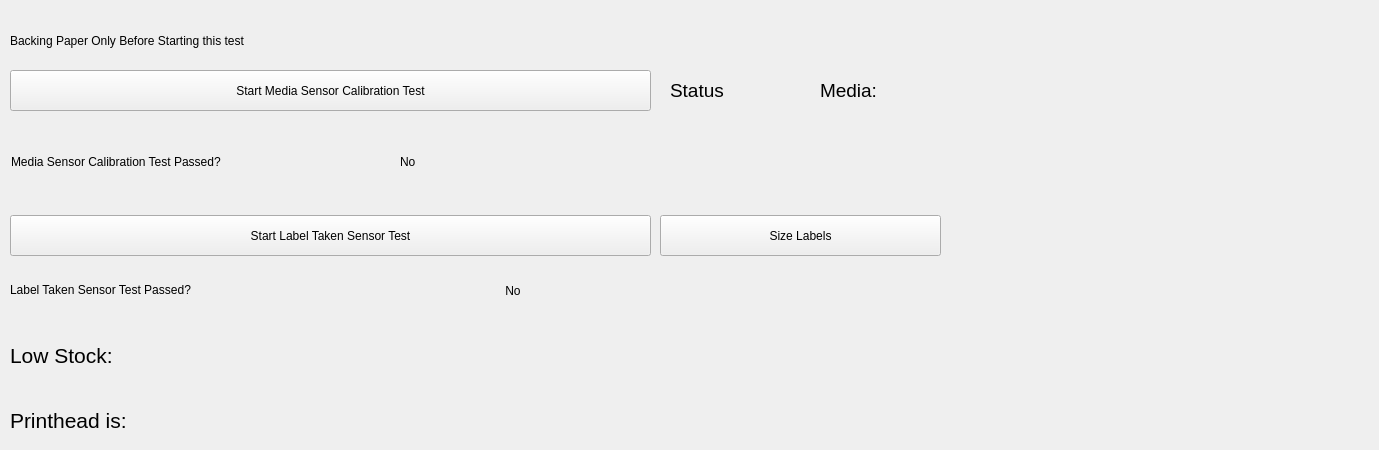
       <widget class="QWidget" name="sensorsTab">
        <attribute name="title">
         <string>Sensors</string>
        </attribute>
        <widget class="QPushButton" name="startMediaSensorTestButton">
         <property name="geometry">
          <rect>
           <x>10</x>
           <y>70</y>
           <width>641</width>
           <height>41</height>
          </rect>
         </property>
         <property name="text">
          <string>Start Media Sensor Calibration Test</string>
         </property>
        </widget>
        <widget class="QLabel" name="label_13">
         <property name="geometry">
          <rect>
           <x>10</x>
           <y>20</y>
           <width>671</width>
           <height>41</height>
          </rect>
         </property>
         <property name="text">
          <string>Backing Paper Only Before Starting this test</string>
         </property>
        </widget>
        <widget class="QPushButton" name="startLabelTakenSensorTestButton">
         <property name="geometry">
          <rect>
           <x>10</x>
           <y>215</y>
           <width>641</width>
           <height>41</height>
          </rect>
         </property>
         <property name="maximumSize">
          <size>
           <width>641</width>
           <height>41</height>
          </size>
         </property>
         <property name="text">
          <string>Start Label Taken Sensor Test</string>
         </property>
        </widget>
        <widget class="QWidget" name="layoutWidget_8">
         <property name="geometry">
          <rect>
           <x>10</x>
           <y>270</y>
           <width>641</width>
           <height>41</height>
          </rect>
         </property>
         <layout class="QHBoxLayout" name="horizontalLayout">
          <item>
           <widget class="QLabel" name="label_36">
            <property name="sizePolicy">
             <sizepolicy hsizetype="Fixed" vsizetype="Fixed">
              <horstretch>0</horstretch>
              <verstretch>0</verstretch>
             </sizepolicy>
            </property>
            <property name="minimumSize">
             <size>
              <width>359</width>
              <height>0</height>
             </size>
            </property>
            <property name="text">
             <string>Label Taken Sensor Test Passed?</string>
            </property>
           </widget>
          </item>
          <item>
           <widget class="QLabel" name="takenSensorTestPassedAnswerLabel">
            <property name="sizePolicy">
             <sizepolicy hsizetype="Preferred" vsizetype="Preferred">
              <horstretch>0</horstretch>
              <verstretch>0</verstretch>
             </sizepolicy>
            </property>
            <property name="text">
             <string>No</string>
            </property>
            <property name="alignment">
             <set>Qt::AlignCenter</set>
            </property>
           </widget>
          </item>
         </layout>
        </widget>
        <widget class="QLabel" name="lblMediaSensorDisplay">
         <property name="geometry">
          <rect>
           <x>820</x>
           <y>70</y>
           <width>125</width>
           <height>41</height>
          </rect>
         </property>
         <property name="sizePolicy">
          <sizepolicy hsizetype="Fixed" vsizetype="Fixed">
           <horstretch>0</horstretch>
           <verstretch>0</verstretch>
          </sizepolicy>
         </property>
         <property name="minimumSize">
          <size>
           <width>125</width>
           <height>41</height>
          </size>
         </property>
         <property name="maximumSize">
          <size>
           <width>125</width>
           <height>41</height>
          </size>
         </property>
         <property name="font">
          <font>
           <pointsize>14</pointsize>
           <weight>50</weight>
           <bold>false</bold>
          </font>
         </property>
         <property name="text">
          <string>Media:</string>
         </property>
        </widget>
        <widget class="QLabel" name="lblStatusValue">
         <property name="geometry">
          <rect>
           <x>670</x>
           <y>70</y>
           <width>125</width>
           <height>41</height>
          </rect>
         </property>
         <property name="sizePolicy">
          <sizepolicy hsizetype="Fixed" vsizetype="Fixed">
           <horstretch>0</horstretch>
           <verstretch>0</verstretch>
          </sizepolicy>
         </property>
         <property name="minimumSize">
          <size>
           <width>125</width>
           <height>41</height>
          </size>
         </property>
         <property name="maximumSize">
          <size>
           <width>125</width>
           <height>41</height>
          </size>
         </property>
         <property name="font">
          <font>
           <pointsize>14</pointsize>
           <weight>50</weight>
           <bold>false</bold>
          </font>
         </property>
         <property name="text">
          <string>Status</string>
         </property>
        </widget>
        <widget class="QLabel" name="lblLowStockLabel">
         <property name="geometry">
          <rect>
           <x>10</x>
           <y>335</y>
           <width>420</width>
           <height>41</height>
          </rect>
         </property>
         <property name="sizePolicy">
          <sizepolicy hsizetype="Fixed" vsizetype="Fixed">
           <horstretch>0</horstretch>
           <verstretch>0</verstretch>
          </sizepolicy>
         </property>
         <property name="minimumSize">
          <size>
           <width>420</width>
           <height>41</height>
          </size>
         </property>
         <property name="maximumSize">
          <size>
           <width>125</width>
           <height>41</height>
          </size>
         </property>
         <property name="font">
          <font>
           <pointsize>16</pointsize>
           <weight>50</weight>
           <bold>false</bold>
           <kerning>true</kerning>
          </font>
         </property>
         <property name="text">
          <string>Low Stock:</string>
         </property>
        </widget>
        <widget class="QLabel" name="lblLowStockData">
         <property name="geometry">
          <rect>
           <x>470</x>
           <y>335</y>
           <width>900</width>
           <height>60</height>
          </rect>
         </property>
         <property name="sizePolicy">
          <sizepolicy hsizetype="Fixed" vsizetype="Fixed">
           <horstretch>0</horstretch>
           <verstretch>0</verstretch>
          </sizepolicy>
         </property>
         <property name="minimumSize">
          <size>
           <width>900</width>
           <height>60</height>
          </size>
         </property>
         <property name="maximumSize">
          <size>
           <width>125</width>
           <height>41</height>
          </size>
         </property>
         <property name="font">
          <font>
           <pointsize>16</pointsize>
           <weight>50</weight>
           <bold>false</bold>
          </font>
         </property>
         <property name="text">
          <string/>
         </property>
         <property name="alignment">
          <set>Qt::AlignLeading|Qt::AlignLeft|Qt::AlignTop</set>
         </property>
        </widget>
        <widget class="QLabel" name="lblHeadUpLabel">
         <property name="geometry">
          <rect>
           <x>10</x>
           <y>400</y>
           <width>125</width>
           <height>41</height>
          </rect>
         </property>
         <property name="sizePolicy">
          <sizepolicy hsizetype="Fixed" vsizetype="Fixed">
           <horstretch>0</horstretch>
           <verstretch>0</verstretch>
          </sizepolicy>
         </property>
         <property name="minimumSize">
          <size>
           <width>125</width>
           <height>41</height>
          </size>
         </property>
         <property name="maximumSize">
          <size>
           <width>125</width>
           <height>41</height>
          </size>
         </property>
         <property name="font">
          <font>
           <pointsize>16</pointsize>
           <weight>50</weight>
           <bold>false</bold>
          </font>
         </property>
         <property name="text">
          <string>Printhead is:</string>
         </property>
        </widget>
        <widget class="QLabel" name="lblHeadUpData">
         <property name="geometry">
          <rect>
           <x>470</x>
           <y>400</y>
           <width>125</width>
           <height>41</height>
          </rect>
         </property>
         <property name="sizePolicy">
          <sizepolicy hsizetype="Fixed" vsizetype="Fixed">
           <horstretch>0</horstretch>
           <verstretch>0</verstretch>
          </sizepolicy>
         </property>
         <property name="minimumSize">
          <size>
           <width>125</width>
           <height>41</height>
          </size>
         </property>
         <property name="maximumSize">
          <size>
           <width>125</width>
           <height>41</height>
          </size>
         </property>
         <property name="font">
          <font>
           <pointsize>16</pointsize>
           <weight>50</weight>
           <bold>false</bold>
          </font>
         </property>
         <property name="text">
          <string/>
         </property>
        </widget>
        <widget class="QPushButton" name="btnSizeLabels">
         <property name="geometry">
          <rect>
           <x>660</x>
           <y>215</y>
           <width>281</width>
           <height>41</height>
          </rect>
         </property>
         <property name="sizePolicy">
          <sizepolicy hsizetype="Minimum" vsizetype="Fixed">
           <horstretch>0</horstretch>
           <verstretch>0</verstretch>
          </sizepolicy>
         </property>
         <property name="minimumSize">
          <size>
           <width>0</width>
           <height>20</height>
          </size>
         </property>
         <property name="maximumSize">
          <size>
           <width>401</width>
           <height>50</height>
          </size>
         </property>
         <property name="baseSize">
          <size>
           <width>0</width>
           <height>50</height>
          </size>
         </property>
         <property name="text">
          <string>Size Labels</string>
         </property>
        </widget>
        <widget class="QLabel" name="mediaSensorCalibrationTestAnswerLabel">
         <property name="geometry">
          <rect>
           <x>400</x>
           <y>131</y>
           <width>540</width>
           <height>61</height>
          </rect>
         </property>
         <property name="sizePolicy">
          <sizepolicy hsizetype="Preferred" vsizetype="Preferred">
           <horstretch>0</horstretch>
           <verstretch>0</verstretch>
          </sizepolicy>
         </property>
         <property name="text">
          <string>No</string>
         </property>
         <property name="alignment">
          <set>Qt::AlignLeading|Qt::AlignLeft|Qt::AlignVCenter</set>
         </property>
        </widget>
        <widget class="QLabel" name="label_35">
         <property name="geometry">
          <rect>
           <x>11</x>
           <y>131</y>
           <width>375</width>
           <height>61</height>
          </rect>
         </property>
         <property name="sizePolicy">
          <sizepolicy hsizetype="Fixed" vsizetype="Fixed">
           <horstretch>0</horstretch>
           <verstretch>0</verstretch>
          </sizepolicy>
         </property>
         <property name="text">
          <string>Media Sensor Calibration Test Passed?</string>
         </property>
        </widget>
       </widget>
